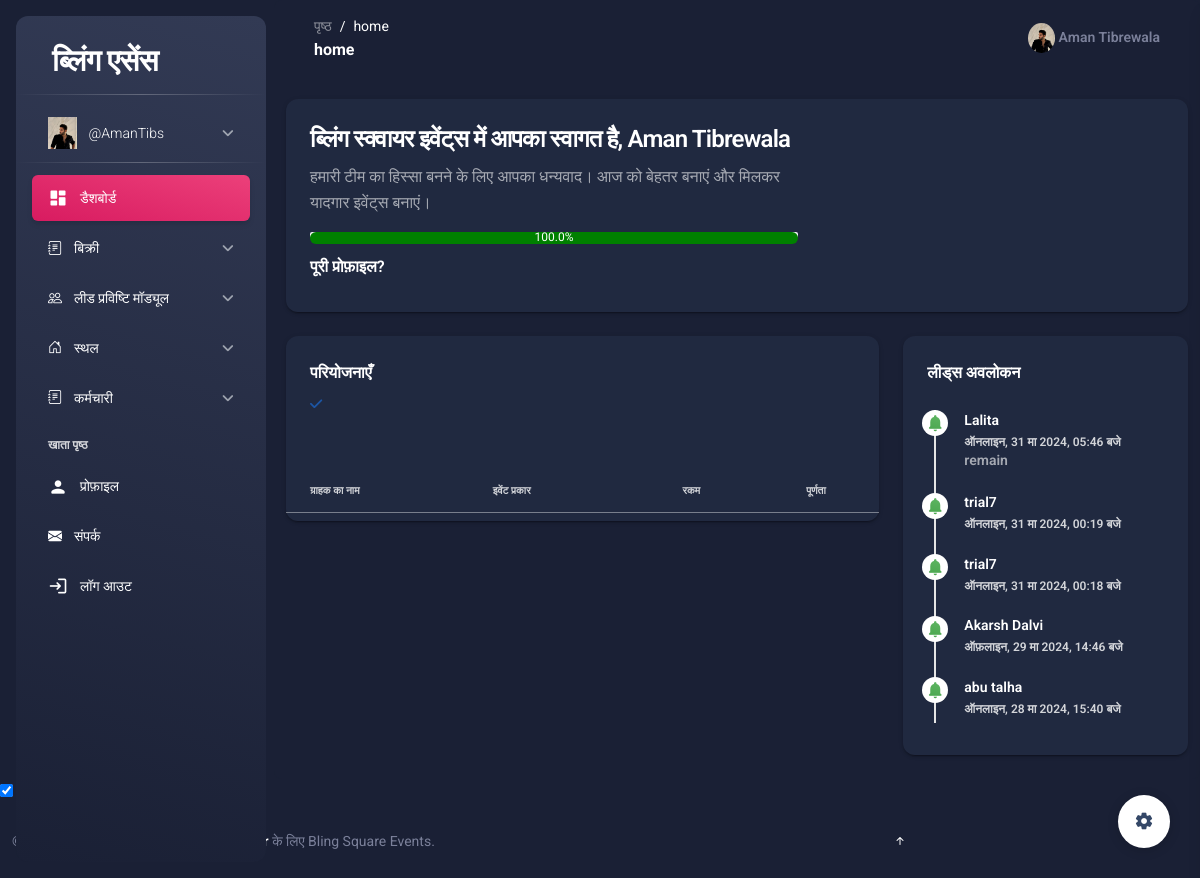
/home (signed in), run on the app's committed database.
### dashboard/models.py (models this page shows, shortened)
class CustomUser(AbstractUser):
    GENDER_CHOICES = (
        ('male', 'Male'),
        ('female', 'Female'),
    )
    USER_ROLES = (
        ('employee', 'Employee'),
        ('admin', 'Admin'),
        ('hr', 'HR'),
        ('manager', 'Manager'),
        ('intern', 'Intern'),
    )
    category = models.CharField(max_length=20, choices=USER_ROLES, default='employee')
    photo = models.ImageField(upload_to='photos/')
    gender = models.CharField(max_length=6, choices=GENDER_CHOICES)
    dob = models.DateField(default=datetime.date.today)
    joiningdate = models.DateField(default=datetime.date.today)
    address = models.TextField()
    designation = models.CharField(max_length=100)
    mobileno = models.CharField(max_length=11, unique=True)
    active = models.BooleanField(default=True)  # Track active status
    last_activity = models.DateTimeField(auto_now=True)  # Track last activity timestamp

class Lead(models.Model):
    SOURCE_CHOICES = (
        ('online', _('Online')),
        ('offline', _('Offline')),
    )
    event = models.ForeignKey(
        Event,
        on_delete=models.CASCADE,
        related_name='lead',  # Assuming you have a related_name specified
        verbose_name=_('Event'),  # Adjust verbose_name as needed
        null=True,  # Allow the event to be optional
        blank=True,
    )
    user = models.ForeignKey(
        CustomUser,
        on_delete=models.CASCADE,
        verbose_name=_('User who created the lead')
    )
    client = models.ForeignKey(
        Client,
        on_delete=models.CASCADE,
        related_name='leads',
        verbose_name=_('Client')
    )
    sales = models.ForeignKey(Sales, on_delete=models.CASCADE, related_name='events', null=True, blank=True)
    source = models.CharField(
        max_length=10,
        choices=SOURCE_CHOICES,
        verbose_name=_('Source')
    )
    reject = models.BooleanField(
        default=False,
        verbose_name=_('Rejected')
    )
    message = models.TextField(
        blank=True,
        default='remain',# Make the field optional
        verbose_name=_('Message'),
    )
    created_at = models.DateTimeField(
        auto_now_add=True,
        verbose_name=_('Created at')
    )
    convert = models.BooleanField(
        default=False,
        verbose_name=_('Convert')
    )
    referral = models.CharField(
        max_length=30,
        blank=True,
        null=True,
        verbose_name=_('Referral')
    )
    class Meta:
        verbose_name = _('Lead')
        verbose_name_plural = _('Leads')

class Client(models.Model):
    name = models.CharField(max_length=100)
    number = models.BigIntegerField(unique = True)
    email = models.EmailField(unique=True)
    bookings_count = models.PositiveIntegerField(default=0)  # Track number of bookings
    leadperson = models.BooleanField(default=False)
    def __str__(self):
        return self.name

class UserSettings(models.Model):
    user = models.OneToOneField(CustomUser, on_delete=models.CASCADE)
    data_completion_percentage = models.PositiveIntegerField(default=0)
    selected_theme = models.CharField(max_length=20, choices=settings.THEME_CHOICES, default='light')

### dashboard/authentication/authentication_views.py (the view)
# urls.py: path('home',views.home_page,name='home'),
@login_required(login_url="/login")
def home_page(request):
    user = request.user
    profile_fields = {
        'first_name': 1,
        'last_name': 1,
        'username': 1,
        'email': 1,
        'address': 2,
        'designation': 2,
        'photo': 2
    }
    completion_percentage = calculate_completion_percentage(user, profile_fields)
    progress_color = get_progress_color(completion_percentage)
    completed_events = get_completed_events()
    ongoing_events = get_ongoing_events()
    leads = Lead.objects.order_by('-created_at')[:5]
    try:
        documents = DocumentOfEmployee.objects.get(eid=user.id)
    except DocumentOfEmployee.DoesNotExist:
        documents = None
    if documents:
        filled_document_weightage = sum(1 for field in ['adharcard', 'pancard', 'voterid', 'license', 'passport'] if getattr(documents, field))
        total_document_weightage = 2  # Assuming equal weightage for any two documents
        document_completion_percentage = int((filled_document_weightage / total_document_weightage) * 100)
    else:
        document_completion_percentage = 0  # No documents available
    overall_completion_percentage = (completion_percentage + document_completion_percentage) / 2
    user_settings = get_user_settings(user)
    context = {
        'completed_events': completed_events,
        'user_settings': user_settings,
        'completion_percentage': overall_completion_percentage,
        'progress_color': progress_color,
        'events': ongoing_events,
        'leads': leads
    }
    return render(request, "home.html", context)

### template/home.html (shortened to what this page needs)
{% extends 'base.html' %}
{% load static %}
{% load i18n %}
{% block main %}
  <div class="container-fluid py-4">
    <div class="row">
      <div class="col-lg-12 col-md-6 mb-md-0 mb-4">
          <div class="card">
              <div class="card-header pb-4">
                  <div class="row">
                      <div class="col-lg-12">
                          <div class="row">
                            <div class="col-lg-7">
                              <h4>{% trans "Welcome to Bling Square Events," %} {{ request.user.first_name }} {{request.user.last_name}}</h4>
                              <p style="font-size: 16px; font-weight: 400;">{% trans "Thank you for being a part of our team. Let's make today great and create memorable events together." %}</p>
                              <div class="progress">
                                <div class="progress-bar" role="progressbar" style="background-color: {{ progress_color }}; width: {{ completion_percentage }}%; height:12px;border-radius:12px;" aria-valuenow="{{ completion_percentage }}" aria-valuemin="0" aria-valuemax="100">{{ completion_percentage }}%</div>
                            </div>
                            <h6 class="pt-3"><a href="/profile">{% trans "Complete Profile?" %}</a></h6>
                            </div>
                            <div class="col-lg-2"></div>
                            <div class="col-lg-3">
                            </div>
                            </div>
                          </div>
                  </div>
              </div>
          </div>
      </div>
    </div>
    <div class="row mt-4">
      <div class="col-lg-8 col-md-6 mb-md-0 mb-4">
        <div class="card">
          <div class="card-header pb-0">
            <div class="row">
              <div class="col-lg-6 col-7">
                <h6>{% trans "Projects" %}</h6>
                <p class="text-sm mb-0">
                  <i class="fa fa-check text-info" aria-hidden="true"></i>
                  </p>
              </div>
            </div>
          </div>
          <div class="card-body px-0 pb-2">
            <div class="table-responsive">
              <table class="table align-items-center mb-0">
                <div class="card-body px-0 pb-2">
                  <div class="table-responsive">
                      <table class="table align-items-center mb-0">
                          <thead>
                              <tr>
                                  <th class="text-uppercase text-secondary text-xxs font-weight-bolder opacity-7">{% trans "Client Name" %}</th>
                                  <th class="text-uppercase text-secondary text-xxs font-weight-bolder opacity-7">{% trans "Event Type" %}</th>
                                  <th class="text-center text-uppercase text-secondary text-xxs font-weight-bolder opacity-7">{% trans "Amount" %}</th>
                                  <th class="text-center text-uppercase text-secondary text-xxs font-weight-bolder opacity-7">{% trans "Completion" %}</th>
                              </tr>
                          </thead>
                      </table>
                  </div>
          </div>
        </div>
      </div>
      <div class="col-lg-4 col-md-6">
        <div class="card h-100">
            <div class="card-header pb-0">
                <h6>{% trans "Leads Overview" %}</h6>
            </div>
            <div class="card-body p-3">
                <div class="timeline timeline-one-side">
                    {% for lead in leads %}
                    <div class="timeline-block mb-3">
                        <span class="timeline-step">
                            <i class="material-icons text-success text-gradient">notifications</i>
                        </span>
                        <div class="timeline-content">
                            <h6 class="text-dark text-sm font-weight-bold mb-0">{{ lead.client }}</h6>
                            <p class="text-secondary font-weight-bold text-xs mt-1 mb-0">{{ lead.get_source_display }}, {{ lead.created_at|date:"d M Y, H:i A" }}</p>
                            <p class="text-dark text-sm font-weight-bold mb-0">{{ lead.message }}</p>
                        </div>
                    </div>
                    {% endfor %}
                </div>
            </div>
        </div>
      </div>
    </div>
  </div>
</main>
{% endblock main %}

### template/base.html (shortened to what this page needs)
{% include 'header.html' %}
{% include 'aside.html' %}
{% load i18n %}
<main class="main-content position-relative max-height-vh-100 h-100 border-radius-lg ">
    <nav class="navbar navbar-main navbar-expand-lg px-0 mx-4 shadow-none border-radius-xl" id="navbarBlur" data-scroll="true">
      <div class="container-fluid py-1 px-3">
        <nav aria-label="breadcrumb">
          <ol class="breadcrumb bg-transparent mb-0 pb-0 pt-1 px-0 me-sm-6 me-5">
            <li class="breadcrumb-item text-sm"><a class="opacity-5 text-dark" href="javascript:;">{% trans "Pages" %}</a></li>
            <li class="breadcrumb-item text-sm text-dark active" aria-current="page">{{ request.path|cut:"/" }}</li>
          </ol>
          <h6 class="font-weight-bolder mb-0">{{ request.path|cut:"/" }}</h6>
        </nav>
        <div class="collapse navbar-collapse mt-sm-0 mt-2 me-md-0 me-sm-4" id="navbar">
          <ul class="navbar-nav  justify-content-end">
            <li class="nav-item d-flex align-items-center">
              <a href="/profile" class="nav-link text-body font-weight-bold px-0">
                <img src="{{request.user.photo.url}}" alt="" style="height: 30px;border-radius: 50%;">
                <span class="d-sm-inline d-none">{{request.user.first_name}} {{request.user.last_name}} </span>
              </a>
            </li>
          </ul>
        </div>
      </div>
    </nav>
{% block main %}
{% endblock main %}
{% include 'footer2.html' %}
{% include 'footer.html' %}

### template/aside.html (shortened to what this page needs)
{% load static %}
{% load i18n %}
<body class="g-sidenav-show bg-gray-200">
  <aside class="sidenav navbar navbar-vertical navbar-expand-xs border-0 border-radius-xl my-3 fixed-start ms-3 bg-gradient-dark" id="sidenav-main">
     <div class="sidenav-header">
    <a class="navbar-brand m-0" href="/home">
      <h3 class="ms-1 font-weight-bold text-white">{% trans "Bling Essence" %}</h3>
    </a>
  </div>
  <hr class="horizontal light mt-0 mb-2">
  <div class="collapse navbar-collapse  w-auto " id="sidenav-collapse-main">
    <ul class="navbar-nav">
      <li class="nav-item">
        <a class="nav-link collapsed" data-bs-target="#profile-nav" data-bs-toggle="collapse" href="#">
          <div class="text-white text-center me-2 font-weight-bold d-flex align-items-center justify-content-center">
            <img src="{{request.user.photo.url}}" class="navbar-brand-img h-100 width-1" alt="main_logo">
          </div>
          <span class="nav-link-text ms-1"> {{request.user.username}} </span>
        </a>
      </li>
    </ul>
      <ul class="navbar-nav">
        <hr class="horizontal light mt-0 mb-2">
        <li class="nav-item">
          <a class="nav-link text-white active {% if request.path == '/home' %}active bg-gradient-primary {% else %} bg-transparent {% endif %}" href="/home">
            <div class="text-white text-center me-2 d-flex align-items-center justify-content-center">
              <i class="material-icons opacity-10">dashboard</i>
            </div>
            <span class="nav-link-text ms-1">{% trans "Dashboard" %}</span>
          </a>
        </li>
      <ul class="navbar-nav">
        <li class="nav-item">
          <a class="nav-link collapsed " data-bs-target="#sales-nav" data-bs-toggle="collapse" href="#">
            <div class="text-white text-center me-2 font-weight-bold d-flex align-items-center justify-content-center">
                <i class="bi bi-journal-text"></i>
                </div>
                <span class="nav-link-text ms-1">{% trans "Sales" %}</span>
            </a>
        </li>
    </ul>
    <ul class="navbar-nav">
      <li class="nav-item">
          <a class="nav-link collapsed " data-bs-target="#lead-nav" data-bs-toggle="collapse" href="#">
              <div class="text-white text-center me-2 font-weight-bold d-flex align-items-center justify-content-center">
                <i class="bi bi-people"></i>
              </div>
              <span class="nav-link-text ms-1">{% trans "Lead Entry Module" %}</span>
          </a>
      </li>
  </ul>
  <ul class="navbar-nav">
    <li class="nav-item">
      <a class="nav-link collapsed {% if request.path == '/add_venue/' or request.path == '/venue_list/' %}active bg-gradient-primary{% endif %}" data-bs-target="#venue-nav" data-bs-toggle="collapse" href="#">
        <div class="text-white text-center me-2 font-weight-bold d-flex align-items-center justify-content-center">
          <i class="bi bi-house-door"></i>
        </div>
        <span class="nav-link-text ms-1">{% trans "Venue" %}</span>
      </a>
    </li>
  </ul>
  <ul class="navbar-nav">
    <li class="nav-item">
      <a class="nav-link collapsed " data-bs-target="#staff-nav" data-bs-toggle="collapse" href="#">
        <div class="text-white text-center me-2 font-weight-bold d-flex align-items-center justify-content-center">
            <i class="bi bi-journal-text"></i>
            </div>
            <span class="nav-link-text ms-1">{% trans "Staff" %}</span>
        </a>
    </li>
</ul>
      <li class="nav-item mt-3">
        <h6 class="ps-4 ms-2 text-uppercase text-xs text-white font-weight-bolder opacity-8">{% trans "Account pages" %}</h6>
      </li>
      <li class="nav-item">
        <a class="nav-link text-white {% if request.path == '/profile/' %}active bg-gradient-primary {% else %} bg-transparent   {% endif %}" href="/profile">
          <div class="text-white text-center me-2 d-flex align-items-center justify-content-center">
            <i class="material-icons opacity-10">person</i>
          </div>
          <span class="nav-link-text ms-1">{% trans "Profile" %}</span>
        </a>
      </li>
      <li class="nav-item">
        <a class="nav-link text-white {% if request.path == '/problemreport/' %}active bg-gradient-primary {% else %} bg-transparent   {% endif %}" href="/problemreport/">
          <div class="text-white text-center me-2 d-flex align-items-center justify-content-center">
            <i class="bi bi-envelope-fill"></i>
          </div>
          <span class="nav-link-text ms-1">{% trans "Contact" %}</span>
        </a>
      </li>
      <li class="nav-item">
        <a class="nav-link text-white " href="/logout">
          <div class="text-white text-center me-2 d-flex align-items-center justify-content-center">
            <i class="material-icons opacity-10">login</i>
          </div>
          <span class="nav-link-text ms-1">{% trans "Logout" %}</span>
        </a>
      </li>
    </ul>
  </div>
</aside>

### template/footer2.html (shortened to what this page needs)
<div class="fixed-plugin">
  <a class="fixed-plugin-button text-dark position-fixed px-3 py-2">
    <i class="material-icons py-2">settings</i>
  </a>
</div>
<input type="checkbox" id="theme-toggle" {% if request.session.theme == 'dark' %}checked{% endif %}>

### data on the page
CustomUser: user.photo (picture), user.username "@AmanTibs", user.first_name "Aman", user.last_name "Tibrewala"
Lead: client "Lalita", source "ऑनलाइन", created_at "31 मा 2024, 05:46 बजे", message "remain"
Lead: client "trial7", source "ऑनलाइन", created_at "31 मा 2024, 00:19 बजे"
Lead: client "trial7", source "ऑनलाइन", created_at "31 मा 2024, 00:18 बजे"
Lead: client "Akarsh Dalvi", source "ऑफ़लाइन", created_at "29 मा 2024, 14:46 बजे"
Lead: client "abu talha", source "ऑनलाइन", created_at "28 मा 2024, 15:40 बजे"
UserSettings: selected_theme "☑"

### other printed values
{{ request.path|cut:"/" }} "home"
{{ completion_percentage }} "100.0"
